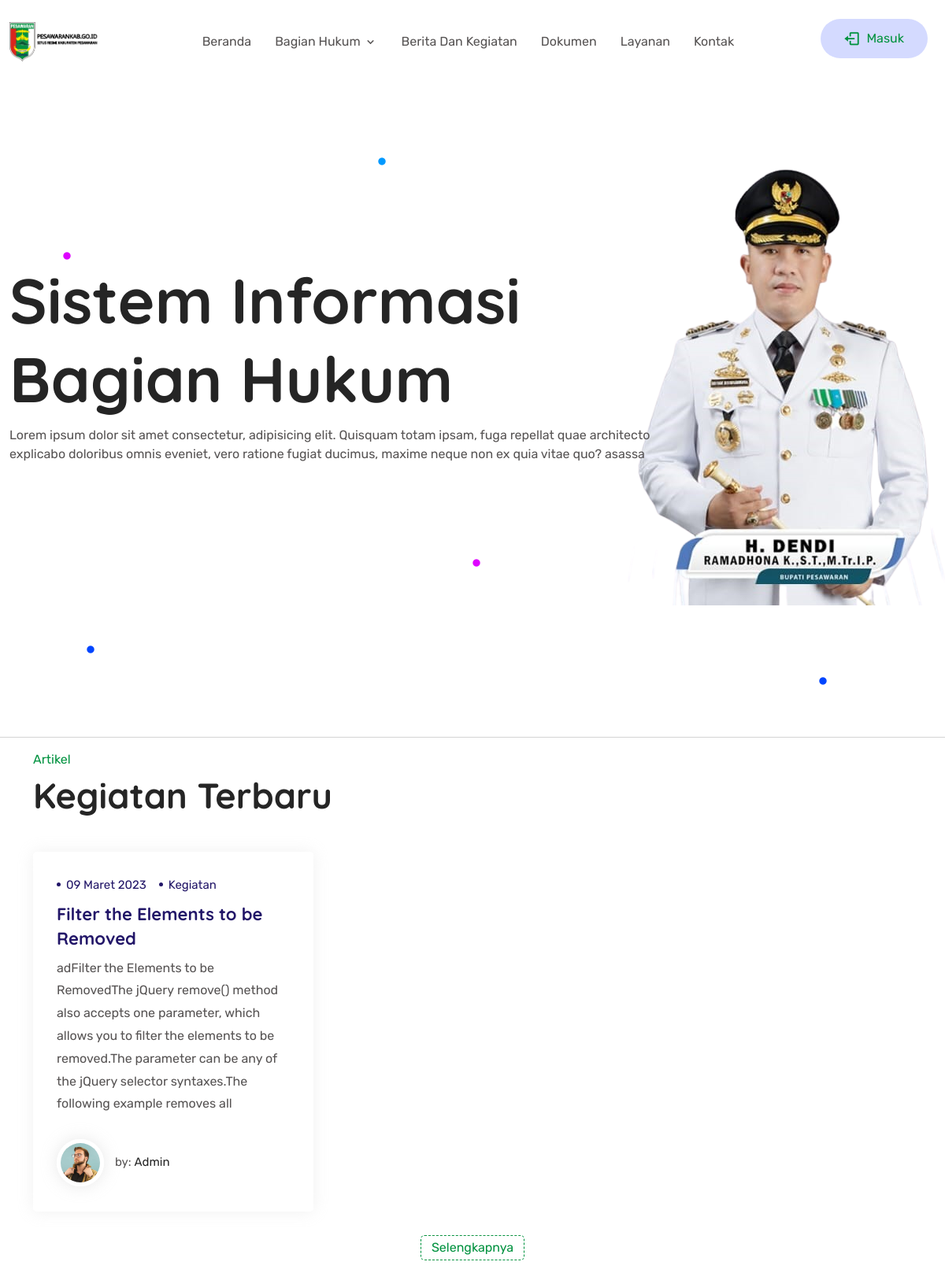
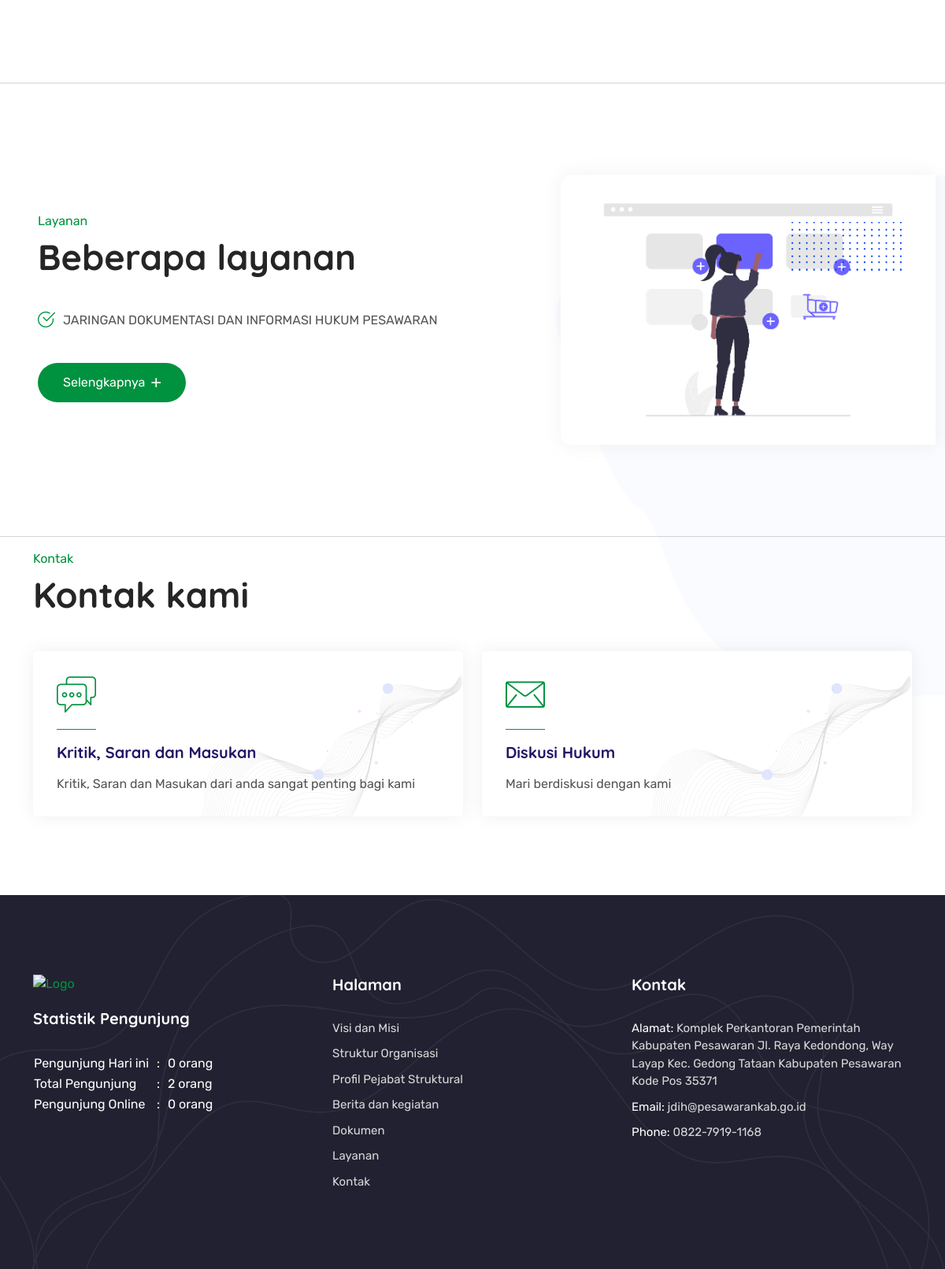
The page / on the database its author committed (2 pictures, top to bottom).
### tables this page shows
CREATE TABLE IF NOT EXISTS `article` (
  `articleCode` int(11) NOT NULL AUTO_INCREMENT,
  `slug` varchar(255) NOT NULL,
  `title` varchar(255) NOT NULL DEFAULT '',
  `image` varchar(255) NOT NULL DEFAULT '',
  `content` longtext NOT NULL,
  `categoryCode` int(11) NOT NULL DEFAULT '0',
  `userCode` int(11) NOT NULL DEFAULT '0',
  `createAt` datetime NOT NULL DEFAULT CURRENT_TIMESTAMP,
  `updateAt` datetime DEFAULT NULL,
  `deleteAt` datetime DEFAULT NULL,
  PRIMARY KEY (`articleCode`)
);

CREATE TABLE IF NOT EXISTS `category` (
  `categoryCode` int(11) NOT NULL AUTO_INCREMENT,
  `category` varchar(255) NOT NULL DEFAULT '',
  `createAt` datetime NOT NULL DEFAULT CURRENT_TIMESTAMP,
  `updateAt` datetime DEFAULT NULL,
  `deleteAt` datetime DEFAULT NULL,
  PRIMARY KEY (`categoryCode`)
);

CREATE TABLE IF NOT EXISTS `user` (
  `userCode` bigint(20) NOT NULL AUTO_INCREMENT,
  `name` varchar(255) NOT NULL,
  `foto` varchar(255) NOT NULL,
  `email` varchar(255) NOT NULL,
  `password` varchar(255) NOT NULL,
  `isActive` varchar(1) NOT NULL,
  `status` enum('Public','Private') NOT NULL,
  `fb` varchar(255) DEFAULT NULL,
  `ig` varchar(255) DEFAULT NULL,
  `tw` varchar(255) DEFAULT NULL,
  `yt` varchar(255) DEFAULT NULL,
  `createAt` datetime NOT NULL DEFAULT CURRENT_TIMESTAMP,
  `updateAt` datetime DEFAULT NULL,
  `deleteAt` datetime DEFAULT NULL,
  PRIMARY KEY (`userCode`)
);

CREATE TABLE IF NOT EXISTS `service` (
  `serviceCode` int(11) NOT NULL AUTO_INCREMENT,
  `name` varchar(255) NOT NULL,
  `url` varchar(255) NOT NULL,
  `image` varchar(255) NOT NULL,
  `description` longtext NOT NULL,
  `createAt` datetime NOT NULL DEFAULT CURRENT_TIMESTAMP,
  `updateAt` datetime DEFAULT NULL,
  `deleteAt` datetime DEFAULT NULL,
  PRIMARY KEY (`serviceCode`) USING BTREE
);

### application/controllers/Beranda.php (called while the page is built, shortened)
<?php
class Beranda extends CI_Controller
{
    public function __construct()
    {
        $this->load->model('article/article_model', 'article');
        $this->load->model('service/service_model', 'service');
        $this->load->database();
    }
    public function index()
    {
        $berita = [];
        foreach ($this->_get_article() as $k => $v) {
            $temp = $v;
            $temp['password'] = '';
            $temp['tags'] = $this->db->join('tag as t', 't.tagCode=at.tagCode')->get_where('article_tag as at', [
                'at.deleteAt' => NULL,
                'articleCode' => $v['articleCode']
            ])->result_array();
            $temp['created'] = tanggal_indo($v['created']);
            $temp['content'] = substr(strip_tags($v['content']), 0, 250);
            $berita[] = $temp;
        }
        $data['service'] = $this->service->get_all();
        $data['kegiatan'] = $berita;
        $data['_view'] = 'beranda';
        $this->load->view('layouts/front/main', $data);
    }
    var $table = 'article';
    private function _get_article()
    {
        $this->db
            ->select('*, article.createAt as created')
            ->from($this->table)
            ->join('category', 'category.categoryCode=article.categoryCode')
            ->join('user', 'user.userCode=article.userCode')
            ->where($this->table . '.deleteAt', NULL)
            ->where($this->table . '.categoryCode', '2');
        $this->db->limit(3, 0);
        $query = $this->db->get();
        return $query->result_array();
    }
}

### index.php (called while the page is built, shortened)
<?php
require_once BASEPATH . 'core/CodeIgniter.php';

### application/helpers/profile_helper.php (called while the page is built, shortened)
<?php
function getProfileWeb(): array
{
    if (stripos(PHP_OS, "WIN") === 0) {
        $json = file_get_contents(APPPATH . '\setting\profile_web.json');
    } else {
        $json = file_get_contents(APPPATH . '/setting/profile_web.json');
    }
    return json_decode($json, true);
}

### application/modules/service/models/Service_model.php (called while the page is built, shortened)
<?php
class Service_model extends CI_Model
{
	var $table = 'service';
	public function get_all()
	{
		$this->db->from($this->table);
		$this->db->where('deleteAt',NULL);
		$query = $this->db->get();
		return $query->result_array();
	}
}

### application/views/beranda.php (the view, shortened to what this page needs)
<?php
$profile = getProfileWeb();
?>
<div class="banner-area">
    <div class="banner-shape">
        <img class="animate__animated animate__fadeInUp" src="<?php echo base_url('assets/front/img/home/' . $profile['beranda']['image']) ?>" alt="Banner">
        <img src="assets/front/img/sass/banner-shape1.png" alt="Banner">
        <img src="assets/front/img/sass/banner-shape2.png" alt="Banner">
        <img src="assets/front/img/sass/banner-shape3.png" alt="Banner">
        <img src="assets/front/img/sass/banner-shape2.png" alt="Banner">
        <img src="assets/front/img/sass/banner-shape3.png" alt="Banner">
    </div>
    <div class="d-table">
        <div class="d-table-cell">
            <div class="container-fluid">
                <div class="banner-content">
                    <h1><?php echo $profile['beranda']['title'] ?></h1>
                    <?php echo $profile['beranda']['description'] ?>
                </div>
            </div>
        </div>
    </div>
</div>
<hr>
<section class="blog-area pb-100">
    <div class="container">
        <div class="section-title">
            <span class="sub-title">Artikel</span>
            <h2>Kegiatan Terbaru</h2>
        </div>
        <div class="row">
            <?php foreach ($kegiatan as $k => $v) : ?>
                <div class="col-sm-6 col-lg-4">
                    <div class="blog-item" style="background-image: url('assets/front/img/article/<?php echo $v['image'] ?>');">
                        <ul class="top">
                            <li><?php echo $v['created'] ?></li>
                            <li><?php echo $v['category'] ?></li>
                        </ul>
                        <h3>
                            <a href="<?php echo base_url('berita-dan-kegiatan/' . $v['slug']) ?>"><?php echo $v['title'] ?></a>
                        </h3>
                        <p><?php echo $v['content'] ?></p>
                        <ul class="bottom">
                            <li>
                                <img src="<?php echo base_url('assets/front/img/profile/' . $v['foto']) ?>" alt="Blog" style="max-width: 60px">
                            </li>
                            <li>
                                <span>by:</span>
                            </li>
                            <li>
                                <a href="#"><?php echo $v['name'] ?></a>
                            </li>
                        </ul>
                    </div>
                </div>
            <?php endforeach; ?>
        </div>
        <div class="pagination-area">
            <ul>
                <li>
                    <a href="<?php echo base_url('berita-dan-kegiatan') ?>">Selengkapnya</a>
                </li>
            </ul>
        </div>
    </div>
</section>
<hr>
<section class="application-area ptb-100">
    <div class="application-shape">
        <img src="assets/front/img/sass/application2.png" alt="Shape">
    </div>
    <div class="container-fluid p-0">
        <div class="row m-0 align-items-center">
            <div class="col-sm-6 col-lg-7">
                <div class="application-content">
                    <div class="section-title">
                        <span class="sub-title">Layanan</span>
                        <h2>Beberapa layanan</h2>
                    </div>
                    <ul>
                        <?php foreach ($service as $k => $v) : ?>
                            <li>
                                <i class="flaticon-checkmark"></i>
                                <?php echo $v['name'] ?>
                            </li>
                        <?php endforeach; ?>
                    </ul>
                    <a href="<?php echo base_url('layanan') ?>" class="cmn-btn">
                        Selengkapnya
                        <i class='bx bx-plus'></i>
                    </a>
                </div>
            </div>
            <div class="col-sm-6 col-lg-5 pr-0">
                <div class="application-img">
                    <img src="<?php echo base_url('assets/front/img/home/' . $profile['beranda']['imageService']) ?>" alt="Application">
                </div>
            </div>
        </div>
    </div>
</section>
<hr>
<section class="service-area pb-70">
    <div class="container">
        <div class="section-title">
            <span class="sub-title">Kontak</span>
            <h2>Kontak kami</h2>
        </div>
        <div class="row">
            <div class="col-md-6 col-sm-12 col-12">
                <div class="service-item">
                    <i class="flaticon-chat"></i>
                    <h3>
                        <a href="javascript:void(0)" data-bs-toggle="modal" data-bs-target="#exampleModal">Kritik, Saran dan Masukan</a>
                    </h3>
                    <p>Kritik, Saran dan Masukan dari anda sangat penting bagi kami</p>
                    <img class="img-one" src="<?php echo base_url() ?>assets/front/img/sass/service-shape.png" alt="Shape">
                </div>
            </div>
            <div class="col-md-6 col-sm-12 col-12">
                <div class="service-item">
                    <i class="flaticon-mail"></i>
                    <h3>
                        <a href="javascript:void(0)" data-bs-toggle="modal" data-bs-target="#exampleModal2">Diskusi Hukum</a>
                    </h3>
                    <p>Mari berdiskusi dengan kami</p>
                    <img class="img-one" src="<?php echo base_url() ?>assets/front/img/sass/service-shape.png" alt="Shape">
                </div>
            </div>
        </div>
    </div>
</section>

### rows shown on the page
article: image (picture), created "09 Maret 2023", category.category "Kegiatan", title "Filter the Elements to be Removed", content "adFilter the Elements to be RemovedThe jQuery remove() method also accepts one parameter, which allows you to filter the elements to be removed.The parameter can be any of the jQuery selector syntaxes.The following example removes all", user.foto (placeholder picture), user.name "Admin"
service: name "JARINGAN DOKUMENTASI DAN INFORMASI HUKUM PESAWARAN"

### other values the page prints
$profile['beranda']['title'] "Sistem Informasi Bagian Hukum"
$visitor['pengunjunghariini'] "0"
$visitor['totalpengunjung'] "2"
$visitor['pengunjungonline'] "0"
$profile['contact']['alamat'] "Komplek Perkantoran Pemerintah Kabupaten Pesawaran Jl. Raya Kedondong, Way Layap Kec. Gedong Tataan Kabupaten Pesawaran Kode Pos 35371"
$profile['contact']['email'] "jdih@pesawarankab.go.id"
$profile['contact']['noHp'] "0822-7919-1168"
